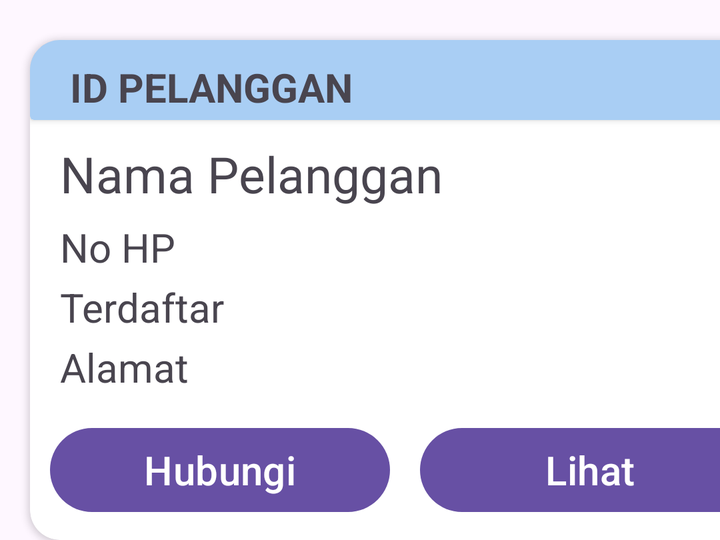
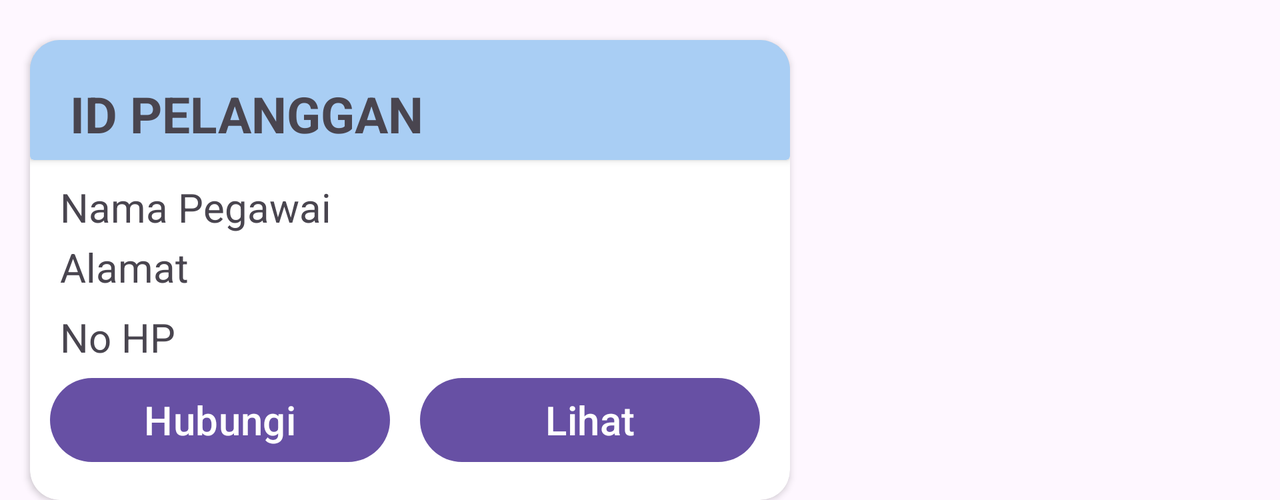

The same Android screen from two of the app's own layout files: first res/layout/ as a phone draws it, then the repository's variant for another configuration, drawn on a device whose configuration selects that folder. Both files follow.
<!-- AndroidManifest.xml: application theme Theme.Laundry2 -->
<!-- res/layout/cardview_datapelanggan.xml -->
<?xml version="1.0" encoding="utf-8"?>
<androidx.cardview.widget.CardView xmlns:android="http://schemas.android.com/apk/res/android"
    android:layout_width="380dp"
    android:layout_marginStart="15dp"
    android:layout_height="250dp"
    android:layout_marginTop="20dp"
    app:cardCornerRadius="15dp"
    android:id="@+id/cvDataPelanggan"
    android:elevation="4dp"
    android:background="#D2DCEF"
    xmlns:app="http://schemas.android.com/apk/res-auto">

    <androidx.cardview.widget.CardView
        android:id="@+id/cvTextIdPelanggan"
        android:layout_width="match_parent"
        android:layout_height="40dp"
        android:backgroundTint="#A9CEF4">

        <TextView
            android:id="@+id/tvIdPelanggan"
            android:layout_width="match_parent"
            android:layout_height="wrap_content"
            android:text="ID PELANGGAN"
            android:textStyle="bold"
            android:textSize="20dp"
            android:layout_marginStart="20dp"
            android:layout_marginTop="10dp"/>

    </androidx.cardview.widget.CardView>

    <TextView
        android:id="@+id/NamaPelanggan"
        android:layout_width="match_parent"
        android:layout_height="wrap_content"
        android:text="Nama Pelanggan"
        android:textSize="25dp"
        android:layout_marginStart="15dp"
        android:layout_marginTop="50dp"/>

    <TextView
        android:id="@+id/tvNoHP"
        android:layout_width="match_parent"
        android:layout_height="wrap_content"
        android:text="No HP"
        android:textSize="20dp"
        android:layout_marginStart="15dp"
        android:layout_marginTop="90dp"/>


    <TextView
        android:id="@+id/tvTerdaftar"
        android:layout_width="match_parent"
        android:layout_height="wrap_content"
        android:text="Terdaftar"
        android:textSize="20dp"
        android:layout_marginStart="15dp"
        android:layout_marginTop="120dp"/>

    <TextView
        android:id="@+id/tvAlamat"
        android:layout_width="match_parent"
        android:layout_height="wrap_content"
        android:text="Alamat"
        android:textSize="20dp"
        android:layout_marginStart="15dp"
        android:layout_marginTop="150dp"/>


    <Button
        android:id="@+id/btHubungi"
        android:layout_width="170dp"
        android:layout_height="50dp"
        android:text="Hubungi"
        android:textSize="20dp"
        android:layout_marginTop="190dp"
        android:layout_marginStart="10dp"
        />

    <Button
        android:id="@+id/btLihat"
        android:layout_width="170dp"
        android:layout_height="50dp"
        android:text="Lihat"
        android:textSize="20dp"
        android:layout_marginTop="190dp"
        android:layout_marginStart="195dp"
        />

</androidx.cardview.widget.CardView>
<!-- resources referenced by this layout -->
<resources>
  <style name="Theme.Laundry2" parent="Base.Theme.Laundry2" />
  <style name="Base.Theme.Laundry2" parent="Theme.Material3.DayNight.NoActionBar">
          
          
      </style>
</resources>
<!-- res/layout-land/cardview_datapelanggan.xml (the repository's variant of the layout above) -->
<!-- drawn on the phone turned sideways -->
<?xml version="1.0" encoding="utf-8"?>
<androidx.cardview.widget.CardView xmlns:android="http://schemas.android.com/apk/res/android"
    android:layout_width="380dp"
    android:layout_marginStart="15dp"
    android:layout_height="230dp"
    android:layout_marginTop="20dp"
    app:cardCornerRadius="15dp"
    android:id="@+id/cvIdpelanggan"
    android:elevation="4dp"
    android:background="#D2DCEF"
    xmlns:app="http://schemas.android.com/apk/res-auto">

    <androidx.cardview.widget.CardView
        android:id="@+id/cvTextIdPelanggan"
        android:layout_width="match_parent"
        android:layout_height="60dp"
        android:backgroundTint="#A9CEF4">

        <TextView
            android:id="@+id/tvIdPelanggan"
            android:layout_width="match_parent"
            android:layout_height="wrap_content"
            android:text="ID PELANGGAN"
            android:textStyle="bold"
            android:textSize="25dp"
            android:layout_marginStart="20dp"
            android:layout_marginTop="20dp"/>

    </androidx.cardview.widget.CardView>

    <TextView
        android:id="@+id/NamaPelanggan"
        android:layout_width="match_parent"
        android:layout_height="wrap_content"
        android:text="Nama Pegawai"
        android:textSize="20dp"
        android:layout_marginStart="15dp"
        android:layout_marginTop="70dp"/>


    <TextView
        android:id="@+id/tvAlamat"
        android:layout_width="match_parent"
        android:layout_height="wrap_content"
        android:text="Alamat"
        android:textSize="20dp"
        android:layout_marginStart="15dp"
        android:layout_marginTop="100dp"/>


    <TextView
        android:id="@+id/tvNoHP"
        android:layout_width="match_parent"
        android:layout_height="wrap_content"
        android:text="No HP"
        android:textSize="20dp"
        android:layout_marginStart="15dp"
        android:layout_marginTop="135dp"/>

    <Button
        android:id="@+id/btHubungi"
        android:layout_width="170dp"
        android:layout_height="50dp"
        android:text="Hubungi"
        android:textSize="20dp"
        android:layout_marginTop="165dp"
        android:layout_marginStart="10dp"
        />

    <Button
        android:id="@+id/btLihat"
        android:layout_width="170dp"
        android:layout_height="50dp"
        android:text="Lihat"
        android:textSize="20dp"
        android:layout_marginTop="165dp"
        android:layout_marginStart="195dp"
        />

</androidx.cardview.widget.CardView>
